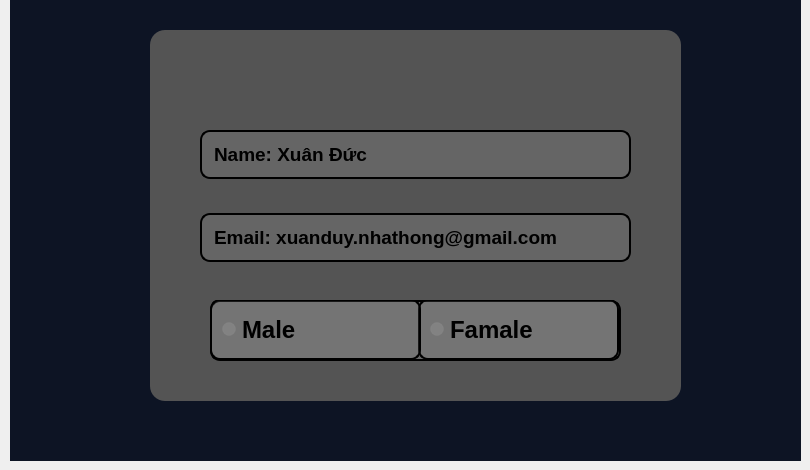
    <widget class="QWidget" name="account">
     <widget class="QWidget" name="gridWidget" native="true">
      <property name="geometry">
       <rect>
        <x>200</x>
        <y>40</y>
        <width>431</width>
        <height>251</height>
       </rect>
      </property>
      <property name="layoutDirection">
       <enum>Qt::LayoutDirection::RightToLeft</enum>
      </property>
      <layout class="QGridLayout" name="gridLayout">
       <item row="3" column="0">
        <widget class="QLineEdit" name="txt_email">
         <property name="font">
          <font>
           <family>Segoe UI</family>
           <pointsize>14</pointsize>
           <bold>true</bold>
          </font>
         </property>
         <property name="styleSheet">
          <string notr="true">border-color : rgb(0, 0, 0);
border: 2px solid back;
    border-radius: 10px; /* Rounded corners */
    background-color: rgba(255, 255, 255, 0.1); /* Transparent-like background */
    padding: 10px
</string>
         </property>
         <property name="text">
          <string>Email: xuanduy.nhathong@gmail.com</string>
         </property>
         <property name="echoMode">
          <enum>QLineEdit::EchoMode::Normal</enum>
         </property>
         <property name="placeholderText">
          <string>Usename</string>
         </property>
        </widget>
       </item>
       <item row="1" column="0">
        <widget class="QPushButton" name="btn_nav_avatar">
         <property name="font">
          <font>
           <pointsize>18</pointsize>
          </font>
         </property>
         <property name="styleSheet">
          <string notr="true">color:rgb(0, 0, 0);
background: none;
border: none;</string>
         </property>
         <property name="text">
          <string/>
         </property>
         <property name="icon">
          <iconset>
           <normaloff>../img/38.webp</normaloff>../img/38.webp</iconset>
         </property>
         <property name="iconSize">
          <size>
           <width>180</width>
           <height>180</height>
          </size>
         </property>
        </widget>
       </item>
       <item row="2" column="0">
        <widget class="QLineEdit" name="lineEdit_2">
         <property name="font">
          <font>
           <pointsize>14</pointsize>
           <bold>true</bold>
          </font>
         </property>
         <property name="styleSheet">
          <string notr="true">border-color : rgb(0, 0, 0);
border: 2px solid back;
    border-radius: 10px; /* Rounded corners */
    background-color: rgba(255, 255, 255, 0.1); /* Transparent-like background */
    padding: 10px
</string>
         </property>
         <property name="text">
          <string>Name: Xuân Đức</string>
         </property>
         <property name="readOnly">
          <bool>true</bool>
         </property>
        </widget>
       </item>
      </layout>
      <zorder>txt_email</zorder>
      <zorder>btn_nav_avatar</zorder>
      <zorder>lineEdit_2</zorder>
     </widget>
     <widget class="QLabel" name="label_10">
      <property name="geometry">
       <rect>
        <x>10</x>
        <y>0</y>
        <width>791</width>
        <height>461</height>
       </rect>
      </property>
      <property name="font">
       <font>
        <family>Segoe UI</family>
        <pointsize>14</pointsize>
       </font>
      </property>
      <property name="styleSheet">
       <string notr="true">background:rgb(13, 20, 36);</string>
      </property>
      <property name="text">
       <string/>
      </property>
     </widget>
     <widget class="QLabel" name="label_11">
      <property name="geometry">
       <rect>
        <x>150</x>
        <y>30</y>
        <width>531</width>
        <height>371</height>
       </rect>
      </property>
      <property name="styleSheet">
       <string notr="true">background:rgb(84, 84, 84);
border-radius:15px;</string>
      </property>
      <property name="text">
       <string/>
      </property>
     </widget>
     <widget class="QGroupBox" name="groupBox">
      <property name="geometry">
       <rect>
        <x>210</x>
        <y>300</y>
        <width>411</width>
        <height>61</height>
       </rect>
      </property>
      <property name="font">
       <font>
        <pointsize>12</pointsize>
       </font>
      </property>
      <property name="layoutDirection">
       <enum>Qt::LayoutDirection::LeftToRight</enum>
      </property>
      <property name="styleSheet">
       <string notr="true">border-color : rgb(0, 0, 0);
border: 2px solid back;
    border-radius: 10px; /* Rounded corners */
    background-color: rgba(255, 255, 255, 0.1); /* Transparent-like background */
    padding: 10px
</string>
      </property>
      <property name="title">
       <string/>
      </property>
      <widget class="QRadioButton" name="radioButton">
       <property name="geometry">
        <rect>
         <x>208</x>
         <y>-1</y>
         <width>201</width>
         <height>61</height>
        </rect>
       </property>
       <property name="font">
        <font>
         <family>Segoe UI</family>
         <pointsize>18</pointsize>
         <bold>true</bold>
        </font>
       </property>
       <property name="text">
        <string>Famale</string>
       </property>
      </widget>
      <widget class="QRadioButton" name="radioButton_2">
       <property name="geometry">
        <rect>
         <x>0</x>
         <y>-1</y>
         <width>211</width>
         <height>61</height>
        </rect>
       </property>
       <property name="font">
        <font>
         <family>Segoe UI</family>
         <pointsize>18</pointsize>
         <bold>true</bold>
        </font>
       </property>
       <property name="text">
        <string>Male</string>
       </property>
      </widget>
     </widget>
     <widget class="QPushButton" name="pushButton">
      <property name="geometry">
       <rect>
        <x>570</x>
        <y>180</y>
        <width>51</width>
        <height>41</height>
       </rect>
      </property>
      <property name="styleSheet">
       <string notr="true">background: none;
border:none</string>
      </property>
      <property name="text">
       <string/>
      </property>
      <property name="icon">
       <iconset>
        <normaloff>../img/56.png</normaloff>../img/56.png</iconset>
      </property>
      <property name="iconSize">
       <size>
        <width>38</width>
        <height>48</height>
       </size>
      </property>
     </widget>
     <zorder>label_10</zorder>
     <zorder>label_11</zorder>
     <zorder>gridWidget</zorder>
     <zorder>groupBox</zorder>
     <zorder>pushButton</zorder>
    </widget>
